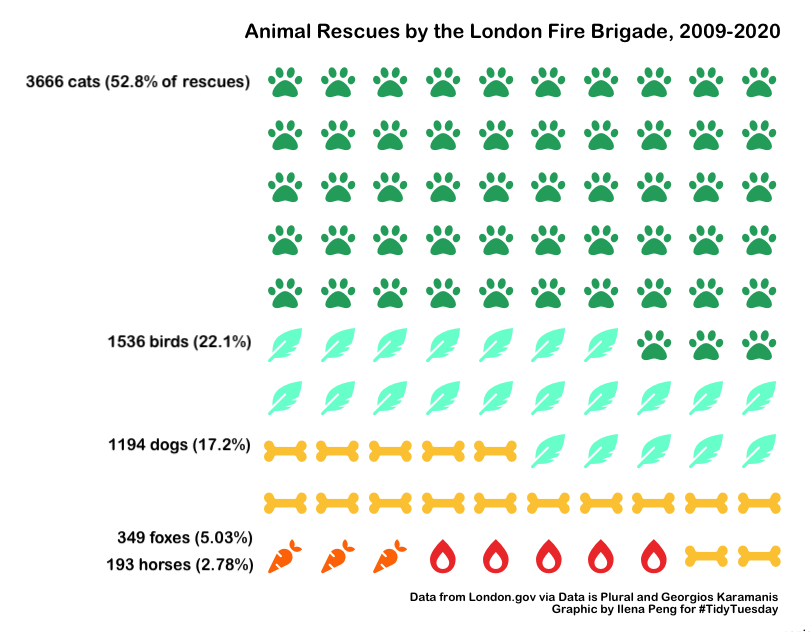

This chart was generated by the following R code:
library(tidyverse)
library(extrafont)
library(waffle)

animal_rescues <- readr::read_csv('https://raw.githubusercontent.com/rfordatascience/tidytuesday/master/data/2021/2021-06-29/animal_rescues.csv')

#Slight changes to groups 
animal_rescues$animal_group_parent <- str_replace(animal_rescues$animal_group_parent,"Budgie","Bird")
animal_rescues$animal_group_parent <- str_replace(animal_rescues$animal_group_parent,"Pigeon","Bird")
animal_rescues$animal_group_parent <- str_replace(animal_rescues$animal_group_parent,"cat","Cat")

#Top 5 groups, adding percentages
rescue_count <- animal_rescues %>% 
  group_by() %>% 
  count(animal_group_parent) %>% 
  arrange(desc(n)) %>% 
  slice(1:5)
rescue_count$pct <- (rescue_count$n/(sum(rescue_count$n)) )*100
#Rearranging so values go from low to high - needs to be in this order for highest % to show up at top of pictogram
rescue_count <- rescue_count %>% arrange(n)
view(rescue_count)

#Pictogram
plot <- rescue_count %>% 
  ggplot(aes(label = reorder(animal_group_parent, -n), values = n)) +
  geom_pictogram(n_rows = 10, aes(colour = reorder(animal_group_parent, -n)), flip = TRUE, make_proportional = TRUE) +
  scale_color_manual(
    name = "Animal rescues (%, real values)",
    values = c("#26A96C", "#73FBD3", "#FDCA40", "#EF3E36", "#FF7700"),
    labels = c("Cat (52.8%, 3666)", "Bird (22.1%, 1536)", "Dog (17.2%, 1194)", "Fox (5.03%, 349)", "Horse (2.78%, 193)")
  ) +
  scale_label_pictogram(
    name = "Animal rescues (%, real values)",
    values = c("paw", "feather-alt", "bone", "burn", "carrot"),
    labels = c("Cat (52.8%, 3666)", "Bird (22.1%, 1536)", "Dog (17.2%, 1194)", "Fox (5.03%, 349)", "Horse (2.78%, 193)")
  ) +
  coord_equal() +
  labs(
    title="Animal Rescues by the London Fire Brigade, 2009-2020",
    caption="Data from London.gov via Data is Plural and Georgios Karamanis\nGraphic by Ilena Peng for #TidyTuesday"
  ) +
  theme_enhance_waffle() +
  theme_void() +
  theme(
      text=element_text(family="Arial Rounded MT Bold"),
      plot.title=element_text(size=15),
      plot.margin=margin(1,1,1,1, unit="cm"),
      legend.key.height = unit(2.5, "line"),
      legend.position="left",
      legend.text = element_text(hjust = 0, vjust = 0.75)) 

print(plot)
#Exported from plot zoom because dimensions were not working with me
ggsave("w27_rescues.png")
